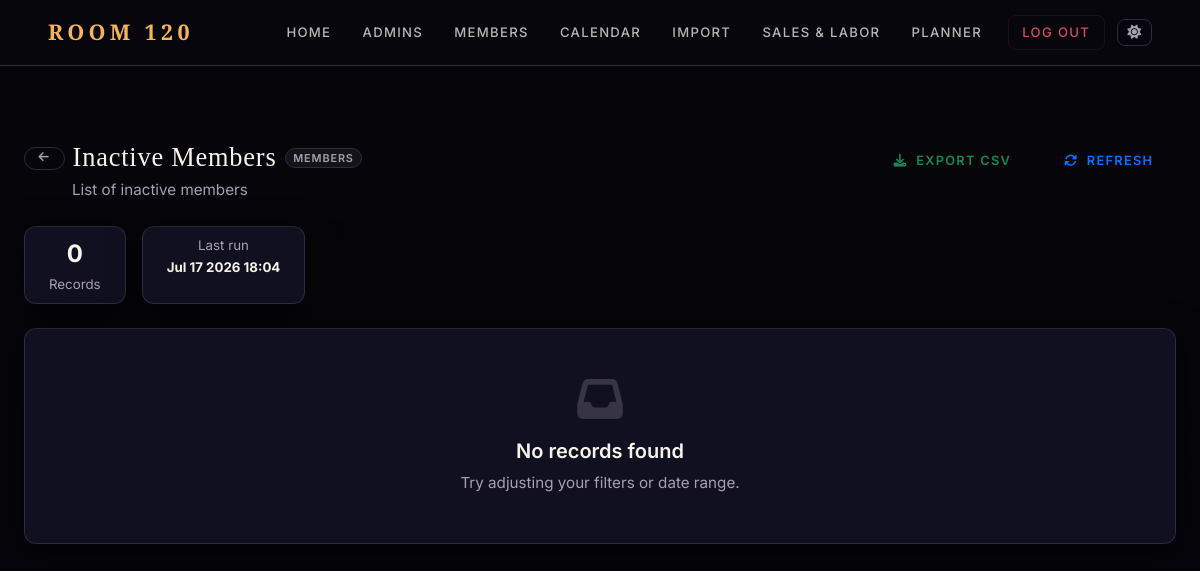
/admin/reports/2/run (signed in), run on an earlier commit of the app's database.
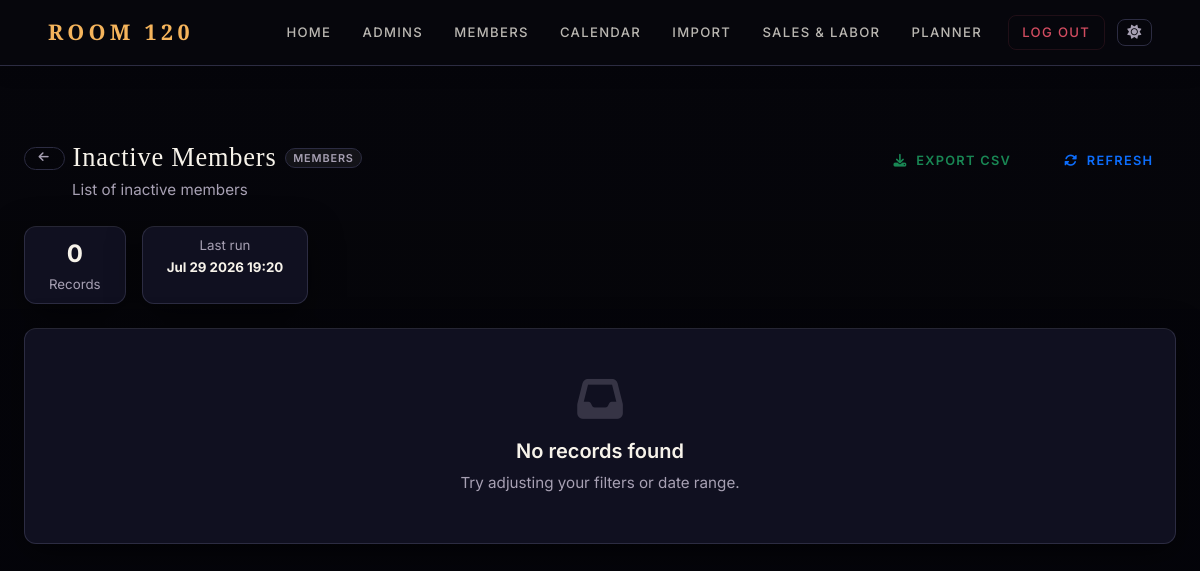
And on a later commit of the database.
### app.py (models this page shows)
class SavedReport(db.Model):
    __tablename__ = 'saved_report'
    id          = db.Column(db.Integer, primary_key=True)
    name        = db.Column(db.String(100), nullable=False)
    description = db.Column(db.String(500))
    config      = db.Column(db.Text, nullable=False)   # JSON blob
    created_at  = db.Column(db.DateTime, default=datetime.utcnow)
    last_run_at = db.Column(db.DateTime)

### app.py (the view)
@app.route('/admin/reports/<int:report_id>/run')
def run_report(report_id):
    if not authorized('view_reports'):
        return redirect(url_for('home'))
    rpt = SavedReport.query.get_or_404(report_id)
    config = json.loads(rpt.config)
    results = execute_report(config)
    rpt.last_run_at = datetime.utcnow()
    db.session.commit()
    return render_template('admin_report_run.html', report=rpt, config=config, results=results)

### app.py (called while the page is built)
@app.before_request
def enable_foreign_keys():
    db.session.execute(text('PRAGMA foreign_keys = ON'))

@app.context_processor
def inject_globals():
    user = None
    if session.get('user_id'):
        user = User.query.get(session.get('user_id'))
    try:
        all_types = MembershipType.query.order_by(MembershipType.sort_order, MembershipType.display_name).all()
    except Exception:
        all_types = []
    type_map = {t.name: t for t in all_types}
    active_types = [t for t in all_types if t.is_active]
    return dict(
        current_user=user,
        membership_types=active_types,
        all_membership_types=all_types,
        membership_type_map=type_map,
    )

def authorized(*perms):
    role = session.get('role')
    if role == 'admin':
        return True
    if role == 'staff':
        user_perms = set(session.get('permissions', []))
        return all(p in user_perms for p in perms)
    return False

### templates/admin_report_run.html (shortened to what this page needs)
{% extends 'base.html' %}
{% block content %}
<div class="container-fluid px-4 mt-4">
  <div class="d-flex justify-content-between align-items-start flex-wrap gap-3 mb-4">
    <div>
      <div class="d-flex align-items-center gap-2 mb-1">
        <a href="{{ url_for('admin_reports') }}" class="btn btn-sm btn-outline-secondary">
          <i class="fas fa-arrow-left"></i>
        </a>
        <h2 class="mb-0">{{ report.name }}</h2>
        <span class="badge bg-secondary">{{ results.source_label }}</span>
      </div>
      {% if report.description %}
        <p class="text-muted mb-0 ms-5">{{ report.description }}</p>
      {% endif %}
    </div>
    <div class="d-flex gap-2 flex-wrap">
      <a href="{{ url_for('export_report', report_id=report.id) }}" class="btn btn-outline-success">
        <i class="fas fa-download me-1"></i> Export CSV
      </a>
      <a href="{{ url_for('run_report', report_id=report.id) }}" class="btn btn-outline-primary">
        <i class="fas fa-sync-alt me-1"></i> Refresh
      </a>
    </div>
  </div>
  <div class="d-flex flex-wrap gap-3 mb-4">
    <div class="card px-4 py-2 text-center">
      <div class="fw-bold fs-4">{{ results.count }}</div>
      <div class="text-muted small">Records</div>
    </div>
    <div class="card px-4 py-2 text-center">
      <div class="text-muted small">Last run</div>
      <div class="fw-bold small">
        {% if report.last_run_at %}{{ report.last_run_at.strftime('%b %d %Y %H:%M') }}{% else %}—{% endif %}
      </div>
    </div>
  </div>
  {% if results.rows %}
  <div class="card">
    <div class="card-body p-0">
      <div class="table-responsive">
        <table class="table table-hover table-sm mb-0 align-middle">
          <thead class="table-light">
            <tr>
              <th class="ps-3 text-muted" style="width:40px">#</th>
              {% for h in results.headers %}
              <th>{{ h }}</th>
              {% endfor %}
            </tr>
          </thead>
          <tbody>
            {% for row in results.rows %}
            <tr>
              <td class="ps-3 text-muted small">{{ loop.index }}</td>
              {% for i, cell in enumerate(row) %}
              <td class="{{ 'text-end font-monospace' if results.col_types[i] in ('currency','number') else '' }}">
                {{ cell }}
              </td>
              {% endfor %}
            </tr>
            {% endfor %}
          </tbody>
          {% if results.totals | select | list %}
          <tfoot class="table-light fw-semibold">
            <tr>
              <td class="ps-3 text-muted small">Total</td>
              {% for total in results.totals %}
              <td class="{{ 'text-end font-monospace' if total else '' }}">{{ total or '' }}</td>
              {% endfor %}
            </tr>
          </tfoot>
          {% endif %}
        </table>
      </div>
    </div>
  </div>
  {% else %}
  <div class="card p-5 text-center text-muted">
    <i class="fas fa-inbox fa-3x mb-3 opacity-25"></i>
    <h5>No records found</h5>
    <p class="mb-0">Try adjusting your filters or date range.</p>
  </div>
  {% endif %}
</div>
{% endblock %}

### templates/base.html (shortened to what this page needs)
﻿<!DOCTYPE html>
<html lang="en">
<head>
  <link href="https://cdn.jsdelivr.net/npm/bootstrap@5.3.0/dist/css/bootstrap.min.css" rel="stylesheet">
  <link href="https://cdnjs.cloudflare.com/ajax/libs/font-awesome/6.5.1/css/all.min.css" rel="stylesheet">
  <link rel="stylesheet" href="{{ url_for('static', filename='css/style_member.css') }}">
</head>
<body>
<nav class="navbar navbar-expand-lg">
  <div class="container-fluid px-4">
    <a class="navbar-brand" href="{{ url_for('home') }}">Room 120</a>
    <div class="collapse navbar-collapse" id="mainNav">
      <ul class="navbar-nav ms-auto mb-2 mb-lg-0 align-items-lg-center gap-lg-1">
        {% if session.get('user_id') %}
          <li class="nav-item">
            <a class="nav-link" href="{{ url_for('home') }}">Home</a>
          </li>
          {% if session.get('role') == 'admin' %}
            <li class="nav-item"><a class="nav-link" href="{{ url_for('manage_admins') }}">Admins</a></li>
            <li class="nav-item"><a class="nav-link" href="{{ url_for('manage_members') }}">Members</a></li>
            <li class="nav-item"><a class="nav-link" href="{{ url_for('admin_calendar') }}">Calendar</a></li>
            <li class="nav-item"><a class="nav-link" href="{{ url_for('import_members') }}">Import</a></li>
            <li class="nav-item"><a class="nav-link" href="{{ url_for('sales_dashboard') }}">Sales &amp; Labor</a></li>
            <li class="nav-item"><a class="nav-link" href="{{ url_for('planner_dashboard') }}">Planner</a></li>
          {% endif %}
          <li class="nav-item ms-lg-2">
            <a class="nav-link logout-link" href="{{ url_for('logout') }}">Log Out</a>
          </li>
        {% else %}
          <li class="nav-item">
            <a class="nav-link" href="{{ url_for('login') }}">Login</a>
          </li>
        {% endif %}
        <li class="nav-item ms-lg-1">
          <button id="theme-toggle" class="theme-toggle-btn" title="Toggle light / dark mode" aria-label="Toggle theme">
            <i id="theme-icon" class="fas fa-sun"></i>
          </button>
        </li>
      </ul>
    </div>
  </div>
</nav>
<main class="main-content">
  {% block content %}{% endblock %}
</main>
</body>
</html>

What changed in the data, as far as the page shows it:
changed SavedReport "Inactive Members": last_run_at "Jul 17 2026 18:04" → "Jul 29 2026 19:20"
